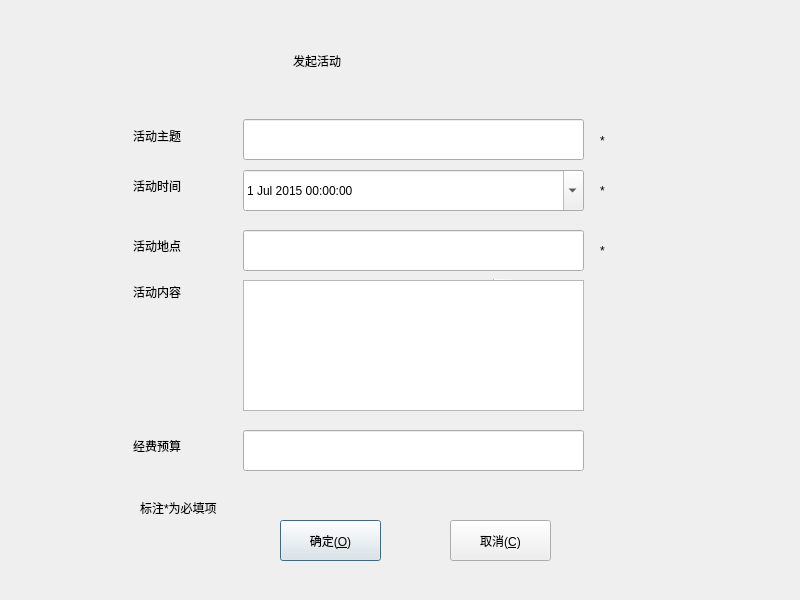
<?xml version="1.0" encoding="UTF-8"?>
<ui version="4.0">
 <class>NewActivity</class>
 <widget class="QDialog" name="NewActivity">
  <property name="geometry">
   <rect>
    <x>0</x>
    <y>0</y>
    <width>800</width>
    <height>600</height>
   </rect>
  </property>
  <property name="windowTitle">
   <string>Dialog</string>
  </property>
  <property name="styleSheet">
   <string notr="true"/>
  </property>
  <property name="animated" stdset="0">
   <bool>false</bool>
  </property>
  <widget class="QWidget" name="centralwidget" native="true">
   <property name="geometry">
    <rect>
     <x>0</x>
     <y>0</y>
     <width>800</width>
     <height>600</height>
    </rect>
   </property>
   <widget class="QLabel" name="label_10">
    <property name="geometry">
     <rect>
      <x>133</x>
      <y>276</y>
      <width>101</width>
      <height>31</height>
     </rect>
    </property>
    <property name="styleSheet">
     <string notr="true">font: 14pt &quot;微软雅黑&quot;;</string>
    </property>
    <property name="text">
     <string>活动内容</string>
    </property>
   </widget>
   <widget class="QLineEdit" name="address">
    <property name="geometry">
     <rect>
      <x>243</x>
      <y>230</y>
      <width>341</width>
      <height>41</height>
     </rect>
    </property>
    <property name="styleSheet">
     <string notr="true">font: 14pt &quot;微软雅黑&quot;;</string>
    </property>
   </widget>
   <widget class="QLabel" name="label_7">
    <property name="geometry">
     <rect>
      <x>133</x>
      <y>170</y>
      <width>101</width>
      <height>31</height>
     </rect>
    </property>
    <property name="styleSheet">
     <string notr="true">font: 14pt &quot;微软雅黑&quot;;</string>
    </property>
    <property name="text">
     <string>活动时间</string>
    </property>
   </widget>
   <widget class="QScrollBar" name="verticalScrollBar">
    <property name="geometry">
     <rect>
      <x>493</x>
      <y>279</y>
      <width>20</width>
      <height>131</height>
     </rect>
    </property>
    <property name="orientation">
     <enum>Qt::Vertical</enum>
    </property>
   </widget>
   <widget class="QLineEdit" name="budget">
    <property name="geometry">
     <rect>
      <x>243</x>
      <y>430</y>
      <width>341</width>
      <height>41</height>
     </rect>
    </property>
    <property name="styleSheet">
     <string notr="true">font: 14pt &quot;微软雅黑&quot;;</string>
    </property>
   </widget>
   <widget class="QLabel" name="label_18">
    <property name="geometry">
     <rect>
      <x>293</x>
      <y>40</y>
      <width>221</width>
      <height>41</height>
     </rect>
    </property>
    <property name="styleSheet">
     <string notr="true">font: 24pt &quot;微软雅黑&quot;;</string>
    </property>
    <property name="text">
     <string>发起活动</string>
    </property>
   </widget>
   <widget class="QLabel" name="label_11">
    <property name="geometry">
     <rect>
      <x>133</x>
      <y>430</y>
      <width>101</width>
      <height>31</height>
     </rect>
    </property>
    <property name="styleSheet">
     <string notr="true">font: 14pt &quot;微软雅黑&quot;;</string>
    </property>
    <property name="text">
     <string>经费预算</string>
    </property>
   </widget>
   <widget class="QLabel" name="label_8">
    <property name="geometry">
     <rect>
      <x>133</x>
      <y>230</y>
      <width>101</width>
      <height>31</height>
     </rect>
    </property>
    <property name="styleSheet">
     <string notr="true">font: 14pt &quot;微软雅黑&quot;;</string>
    </property>
    <property name="text">
     <string>活动地点</string>
    </property>
   </widget>
   <widget class="QTextEdit" name="detail">
    <property name="geometry">
     <rect>
      <x>243</x>
      <y>280</y>
      <width>341</width>
      <height>131</height>
     </rect>
    </property>
    <property name="styleSheet">
     <string notr="true">font: 14pt &quot;微软雅黑&quot;;</string>
    </property>
   </widget>
   <widget class="QLabel" name="label_6">
    <property name="geometry">
     <rect>
      <x>133</x>
      <y>120</y>
      <width>101</width>
      <height>31</height>
     </rect>
    </property>
    <property name="styleSheet">
     <string notr="true">font: 14pt &quot;微软雅黑&quot;;</string>
    </property>
    <property name="text">
     <string>活动主题</string>
    </property>
   </widget>
   <widget class="QLineEdit" name="title">
    <property name="geometry">
     <rect>
      <x>243</x>
      <y>119</y>
      <width>341</width>
      <height>41</height>
     </rect>
    </property>
    <property name="styleSheet">
     <string notr="true">font: 14pt &quot;微软雅黑&quot;;</string>
    </property>
   </widget>
   <widget class="QDateTimeEdit" name="date">
    <property name="geometry">
     <rect>
      <x>243</x>
      <y>170</y>
      <width>341</width>
      <height>41</height>
     </rect>
    </property>
    <property name="styleSheet">
     <string notr="true">font: 14pt &quot;微软雅黑&quot;;</string>
    </property>
    <property name="dateTime">
     <datetime>
      <hour>0</hour>
      <minute>0</minute>
      <second>0</second>
      <year>2015</year>
      <month>7</month>
      <day>1</day>
     </datetime>
    </property>
    <property name="calendarPopup">
     <bool>true</bool>
    </property>
   </widget>
   <widget class="QPushButton" name="btnOk">
    <property name="geometry">
     <rect>
      <x>280</x>
      <y>520</y>
      <width>101</width>
      <height>41</height>
     </rect>
    </property>
    <property name="cursor">
     <cursorShape>PointingHandCursor</cursorShape>
    </property>
    <property name="focusPolicy">
     <enum>Qt::StrongFocus</enum>
    </property>
    <property name="styleSheet">
     <string notr="true"/>
    </property>
    <property name="text">
     <string>确定(&amp;O)</string>
    </property>
    <property name="icon">
     <iconset resource="other/rc.qrc">
      <normaloff>:/image/btn_ok.png</normaloff>:/image/btn_ok.png</iconset>
    </property>
    <property name="iconSize">
     <size>
      <width>20</width>
      <height>20</height>
     </size>
    </property>
   </widget>
   <widget class="QPushButton" name="btnCancel">
    <property name="geometry">
     <rect>
      <x>450</x>
      <y>520</y>
      <width>101</width>
      <height>41</height>
     </rect>
    </property>
    <property name="cursor">
     <cursorShape>PointingHandCursor</cursorShape>
    </property>
    <property name="focusPolicy">
     <enum>Qt::StrongFocus</enum>
    </property>
    <property name="styleSheet">
     <string notr="true"/>
    </property>
    <property name="text">
     <string>取消(&amp;C)</string>
    </property>
    <property name="icon">
     <iconset resource="other/rc.qrc">
      <normaloff>:/image/btn_close.png</normaloff>:/image/btn_close.png</iconset>
    </property>
    <property name="iconSize">
     <size>
      <width>20</width>
      <height>20</height>
     </size>
    </property>
   </widget>
   <widget class="QLabel" name="label">
    <property name="geometry">
     <rect>
      <x>600</x>
      <y>130</y>
      <width>54</width>
      <height>21</height>
     </rect>
    </property>
    <property name="text">
     <string>*</string>
    </property>
   </widget>
   <widget class="QLabel" name="label_2">
    <property name="geometry">
     <rect>
      <x>600</x>
      <y>180</y>
      <width>54</width>
      <height>21</height>
     </rect>
    </property>
    <property name="text">
     <string>*</string>
    </property>
   </widget>
   <widget class="QLabel" name="label_3">
    <property name="geometry">
     <rect>
      <x>600</x>
      <y>240</y>
      <width>54</width>
      <height>21</height>
     </rect>
    </property>
    <property name="text">
     <string>*</string>
    </property>
   </widget>
   <widget class="QLabel" name="label_4">
    <property name="geometry">
     <rect>
      <x>140</x>
      <y>500</y>
      <width>111</width>
      <height>16</height>
     </rect>
    </property>
    <property name="text">
     <string>标注*为必填项</string>
    </property>
   </widget>
   <widget class="QLabel" name="lab_Title">
    <property name="geometry">
     <rect>
      <x>-40</x>
      <y>0</y>
      <width>720</width>
      <height>28</height>
     </rect>
    </property>
    <property name="sizePolicy">
     <sizepolicy hsizetype="Expanding" vsizetype="Preferred">
      <horstretch>0</horstretch>
      <verstretch>0</verstretch>
     </sizepolicy>
    </property>
    <property name="styleSheet">
     <string notr="true">font: 75 14pt &quot;Aharoni&quot;;
font: 75 9pt &quot;微软雅黑&quot;;</string>
    </property>
    <property name="text">
     <string/>
    </property>
    <property name="alignment">
     <set>Qt::AlignLeading|Qt::AlignLeft|Qt::AlignVCenter</set>
    </property>
   </widget>
   <widget class="QWidget" name="widget_title" native="true">
    <property name="geometry">
     <rect>
      <x>0</x>
      <y>0</y>
      <width>800</width>
      <height>28</height>
     </rect>
    </property>
    <property name="sizePolicy">
     <sizepolicy hsizetype="Preferred" vsizetype="Fixed">
      <horstretch>0</horstretch>
      <verstretch>0</verstretch>
     </sizepolicy>
    </property>
    <property name="minimumSize">
     <size>
      <width>100</width>
      <height>28</height>
     </size>
    </property>
    <layout class="QHBoxLayout" name="horizontalLayout_5">
     <property name="spacing">
      <number>0</number>
     </property>
     <property name="leftMargin">
      <number>0</number>
     </property>
     <property name="topMargin">
      <number>0</number>
     </property>
     <property name="rightMargin">
      <number>0</number>
     </property>
     <property name="bottomMargin">
      <number>0</number>
     </property>
     <item>
      <widget class="QWidget" name="widget_menu" native="true">
       <property name="sizePolicy">
        <sizepolicy hsizetype="Minimum" vsizetype="Preferred">
         <horstretch>0</horstretch>
         <verstretch>0</verstretch>
        </sizepolicy>
       </property>
       <layout class="QHBoxLayout" name="horizontalLayout_6">
        <property name="spacing">
         <number>0</number>
        </property>
        <property name="leftMargin">
         <number>0</number>
        </property>
        <property name="topMargin">
         <number>0</number>
        </property>
        <property name="rightMargin">
         <number>0</number>
        </property>
        <property name="bottomMargin">
         <number>0</number>
        </property>
        <item>
         <widget class="QLabel" name="lab_Title_2">
          <property name="sizePolicy">
           <sizepolicy hsizetype="Expanding" vsizetype="Preferred">
            <horstretch>0</horstretch>
            <verstretch>0</verstretch>
           </sizepolicy>
          </property>
          <property name="styleSheet">
           <string notr="true">font: 75 14pt &quot;Aharoni&quot;;
font: 75 9pt &quot;微软雅黑&quot;;</string>
          </property>
          <property name="text">
           <string/>
          </property>
          <property name="alignment">
           <set>Qt::AlignLeading|Qt::AlignLeft|Qt::AlignVCenter</set>
          </property>
         </widget>
        </item>
        <item>
         <widget class="QPushButton" name="btnMenu_Min">
          <property name="sizePolicy">
           <sizepolicy hsizetype="Minimum" vsizetype="Expanding">
            <horstretch>0</horstretch>
            <verstretch>0</verstretch>
           </sizepolicy>
          </property>
          <property name="minimumSize">
           <size>
            <width>40</width>
            <height>0</height>
           </size>
          </property>
          <property name="cursor">
           <cursorShape>ArrowCursor</cursorShape>
          </property>
          <property name="focusPolicy">
           <enum>Qt::NoFocus</enum>
          </property>
          <property name="toolTip">
           <string>最小化</string>
          </property>
          <property name="text">
           <string/>
          </property>
          <property name="flat">
           <bool>true</bool>
          </property>
         </widget>
        </item>
        <item>
         <widget class="QPushButton" name="btnMenu_Close">
          <property name="sizePolicy">
           <sizepolicy hsizetype="Minimum" vsizetype="Expanding">
            <horstretch>0</horstretch>
            <verstretch>0</verstretch>
           </sizepolicy>
          </property>
          <property name="minimumSize">
           <size>
            <width>40</width>
            <height>0</height>
           </size>
          </property>
          <property name="cursor">
           <cursorShape>ArrowCursor</cursorShape>
          </property>
          <property name="focusPolicy">
           <enum>Qt::NoFocus</enum>
          </property>
          <property name="toolTip">
           <string>关闭</string>
          </property>
          <property name="text">
           <string/>
          </property>
          <property name="flat">
           <bool>true</bool>
          </property>
         </widget>
        </item>
       </layout>
      </widget>
     </item>
    </layout>
   </widget>
  </widget>
 </widget>
 <resources>
  <include location="other/rc.qrc"/>
 </resources>
 <connections/>
</ui>
